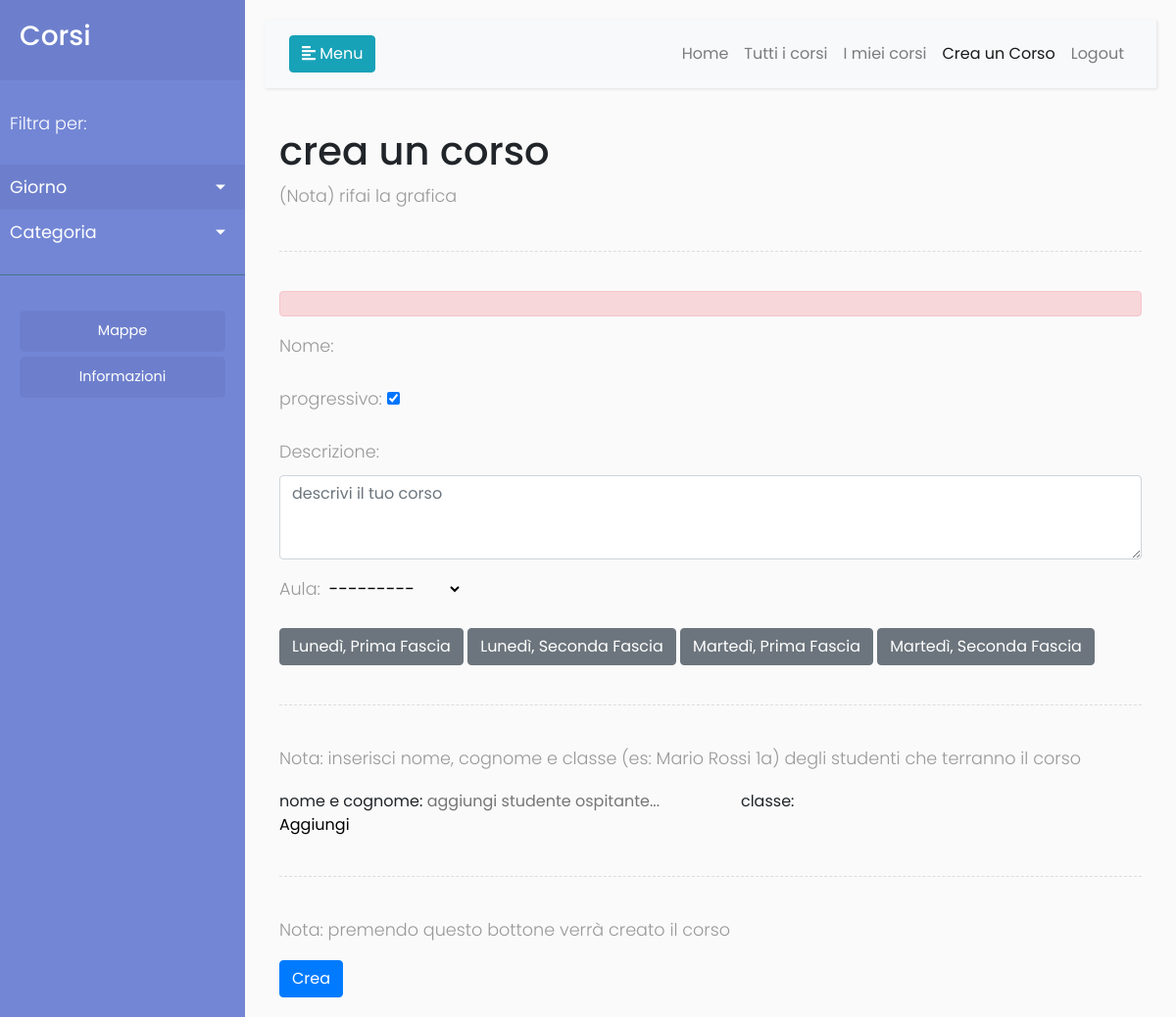
Page /creacorso/ (signed in) on the committed database.
### app/models.py (models this page shows, shortened)
class Fascia(models.Model):
    giorno = models.ForeignKey('Giorno', on_delete=models.CASCADE)
    fascia = models.CharField(
        max_length=80,
        choices=([
            ('Prima Fascia', 'Prima Fascia'),
            ('Seconda Fascia', 'Seconda Fascia'),
            ('Terza Fascia', 'Terza Fascia'),
        ]),
        default='Prima Fascia'
    )
    def __str__(self):
        return self.giorno.giorno_della_settimana + ', ' + self.fascia

class Giorno(models.Model):
    giorno_della_settimana = models.CharField(
        max_length=80,
        choices=([
            ('Lunedì', 'Lunedì'),
            ('Martedì', 'Martedì'),
            ('Mercoledì', 'Mercoledì'),
            ('Giovedì', 'Giovedì'),
            ('Venerdì', 'Venerdì'),
        ]),
        default='Lunedì'
    )

### app/views.py (the view, shortened to what this page needs)
# urls.py: url(r'^creacorso/$', views.create_corso),
@login_required(login_url='/login/')
def create_corso(request):
	if request.method == 'GET':
		form = CreaCorso()
		fasce = Fascia.objects.all()
		return render(request, 'corsi/crea_corso.html', {'crea_corso_form': form, 'fasce': fasce})

### app/forms.py
class CreaCorso(forms.ModelForm):
    class Meta:
        model = Corso
        fields = ('nome', 'is_progressive', 'descrizione', 'aula')
        widgets = {
            'descrizione': forms.Textarea(attrs={'class': 'form-control', 'rows': '3', 'placeholder': 'descrivi il tuo corso'}),
        }
        labels = {
            'is_progressive': 'progressivo',
        }

### app/models.py (called while the page is built)
    def __str__(self):
        return self.nome_aula

### app/templates/corsi/crea_corso.html (shortened to what this page needs)
{% extends 'base.html' %}
{% block content %}
<div class="container">
  <h1>crea un corso</h1>
  <p>(Nota) rifai la grafica</p>
  <div class="line"></div>
  <div id="error" class="alert alert-danger"></div>
  <div class="myform">
    {{ crea_corso_form.as_p }}
    {% for fascia in fasce %}
      <input type="button" value="{{fascia}}" class="fasciabutton btn btn-secondary" onclick="aggiungi_fascia(this)">
    {% endfor %}
    <div class="line"></div>
    <div class="aggiungiospitantiform">
      <p>Nota: inserisci nome, cognome e classe (es: Mario Rossi 1a) degli studenti che terranno il corso</p>
      nome e cognome: <input type="text" id="ospitanti" placeholder="aggiungi studente ospitante...">
      classe: <input type="text" id="classedellospitante" placeholder="">
      <button id="aggiungiospitante" onclick="aggiungi_studente()">Aggiungi</button>
    </div>
    <div class="line"></div>
    <p>Nota: premendo questo bottone verrà creato il corso</p>
    <button onclick="crea_corso(this)" class="btn btn-primary">Crea</button>
  </div>
</div>
{% endblock %}

### app/static/css/style.css (style rules this page uses)
* { margin: 0; padding: 0; border: 0; outline: 0; font-size: 100%; vertical-align: baseline; background: transparent; }

### app/static/css/sidebar.css (style rules this page uses)
body { font-family: 'Poppins', sans-serif; background: #fafafa; }
p { font-family: 'Poppins', sans-serif; font-size: 1.1em; font-weight: 300; line-height: 1.7em; color: #999; }
.line { width: 100%; height: 1px; border-bottom: 1px dashed #ddd; margin: 40px 0; }

### rows in the picture
Fascia: giorno+fascia "Lunedì, Prima Fascia"
Fascia: giorno+fascia "Lunedì, Seconda Fascia"
Fascia: giorno+fascia "Martedì, Prima Fascia"
Fascia: giorno+fascia "Martedì, Seconda Fascia"
